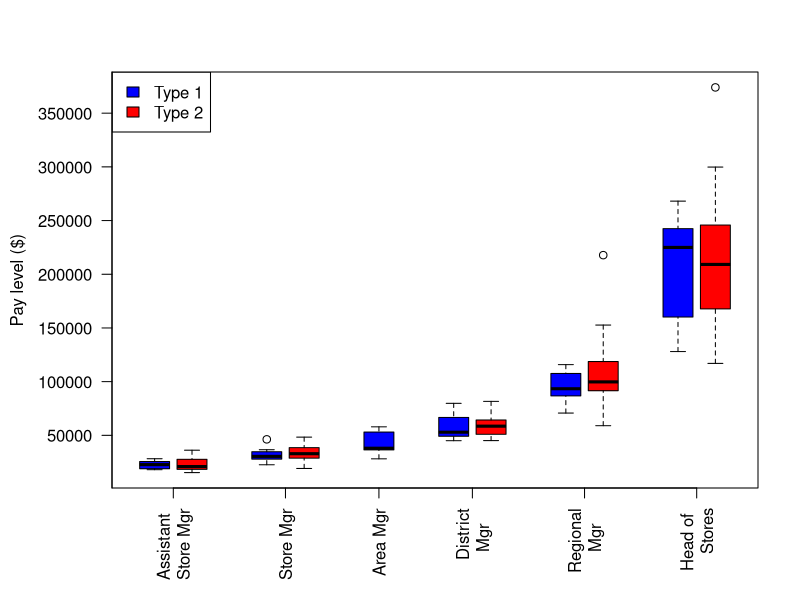
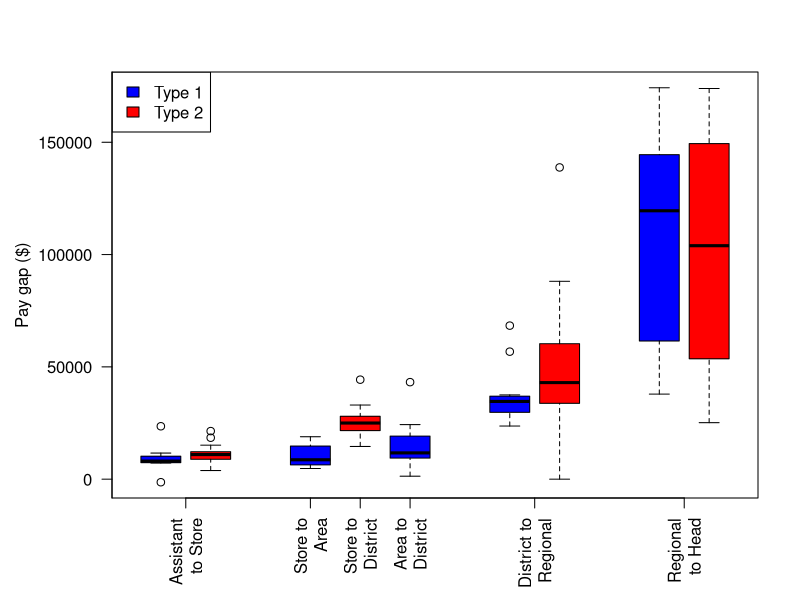
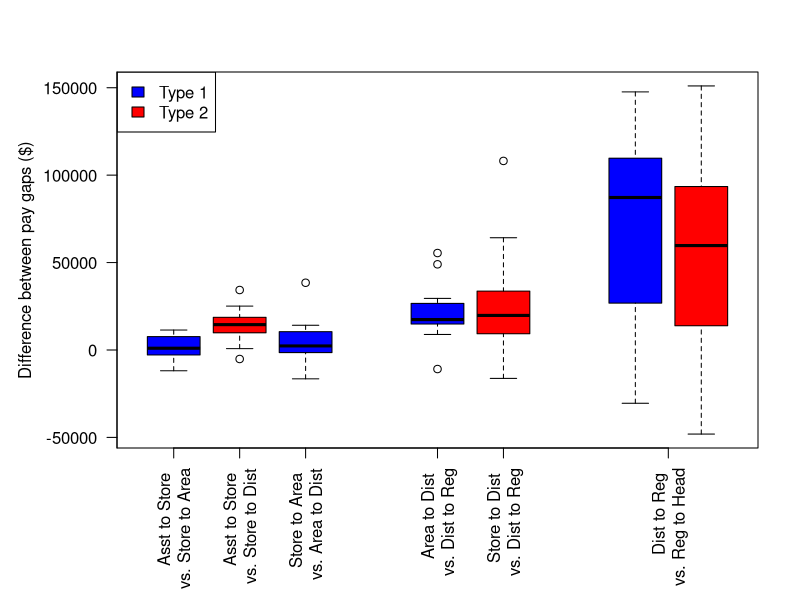

Write R code to recreate these figures, in order.
setwd("~/Desktop/18-19 Thesis/R Calculations/1998 Ladders")
rm(list=ls())

noZone <- read.csv("noZone.csv")
noZoneNoArea <- read.csv("noZoneNoArea.csv")

type <- c("Type 1", "Type 2")

#----------------------------------#
# LEVEL
#----------------------------------#

# Asst Store is reported by hourly wage -> multiply 2080
noZone$AsstStoreMgr <- noZone$AsstStoreMgr*2080
noZoneNoArea$AsstStoreMgr <- noZoneNoArea$AsstStoreMgr*2080

# Plot
#mypath <- file.path("~/Desktop/18-19 Thesis/R Calculations/1998 Ladders/Plots/Combined/Level.jpeg")
#jpeg(file=mypath, width = 600, height = 600, units = "px", quality = 100)

dev.new(width = 3, height = 2)

op <- par(mar = c(5.5,5.5,3.5,2) + 0.1)

# draw the plot but without annotation
boxplot(noZone$AsstStoreMgr, noZoneNoArea$AsstStoreMgr, 
        noZone$StoreMgr, noZoneNoArea$StoreMgr, 
        noZone$AreaMgr,
        noZone$DistrictMgr, noZoneNoArea$DistrictMgr,
        noZone$RegionalMgr, noZoneNoArea$RegionalMgr,
        noZone$TopStoreOps, noZoneNoArea$TopStoreOps,
        at = c(1,2, 4,5, 7, 9,10, 12,13, 15,16),
        col = c("blue", "red", "blue", "red", "blue",
                "blue", "red", "blue", "red", "blue", "red"), 
        main = "Pay Level (1998)", axes = FALSE, ann = FALSE)

# add axes and legend
legend("topleft", type, fill = c("blue", "red"))
axis(1, at = c(1.5, 4.5, 7, 9.5, 12.5, 15.5), 
     labels = c("Assistant \n Store Mgr",
                "Store Mgr", 
                "Area Mgr", 
                "District\n Mgr   ", 
                "Regional\n Mgr   ",
                "Head of \n Stores"), las = 2, cex.axis = 1)
axis(2, at = seq(0, 500000, by = 50000), las = 2, cex.axis = 1)

title(ylab = "Pay level ($)", line = 4.25, cex.lab = 1)
box()

par(op)

#dev.off()

#----------------------------------#
# FIRST DIFFERENCE
#----------------------------------#

# Create dataframe
# No Zone
gap1NZ <- c("Code", "Stores", "Volume", "Employees", "AsstToStore", 
            "StoreToArea", "AreaToDist", "DistToReg", "RegToTop")
firstDiffNZ <- data.frame(matrix(nrow = nrow(noZone), ncol = ncol(noZone) - 1))
colnames(firstDiffNZ) <- gap1NZ

firstDiffNZ$Code <- noZone$code
firstDiffNZ$Stores <- noZone$stores
firstDiffNZ$Volume <- noZone$volume
firstDiffNZ$Employees <- noZone$employees

firstDiffNZ$AsstToStore <- noZone$StoreMgr - noZone$AsstStoreMgr
firstDiffNZ$StoreToArea <- noZone$AreaMgr - noZone$StoreMgr
firstDiffNZ$AreaToDist <- noZone$DistrictMgr - noZone$AreaMgr
firstDiffNZ$DistToReg <- noZone$RegionalMgr - noZone$DistrictMgr
firstDiffNZ$RegToTop <- noZone$TopStoreOps - noZone$RegionalMgr

# No Zone No Area
gap1NZNA <- c("Code", "Stores", "Volume", "Employees", "AsstToStore", 
              "StoreToDist", "DistToReg", "RegToTop")
firstDiffNZNA <- data.frame(matrix(nrow = nrow(noZoneNoArea), ncol = ncol(noZoneNoArea) - 1))
colnames(firstDiffNZNA) <- gap1NZNA

firstDiffNZNA$Code <- noZoneNoArea$code
firstDiffNZNA$Stores <- noZoneNoArea$stores
firstDiffNZNA$Volume <- noZoneNoArea$volume
firstDiffNZNA$Employees <- noZoneNoArea$employees

firstDiffNZNA$AsstToStore <- noZoneNoArea$StoreMgr - noZoneNoArea$AsstStoreMgr
firstDiffNZNA$StoreToDist <- noZoneNoArea$DistrictMgr - noZoneNoArea$StoreMgr
firstDiffNZNA$DistToReg <- noZoneNoArea$RegionalMgr - noZoneNoArea$DistrictMgr
firstDiffNZNA$RegToTop <- noZoneNoArea$TopStoreOps - noZoneNoArea$RegionalMgr

# Plot
#mypath <- file.path("~/Desktop/18-19 Thesis/R Calculations/1998 Ladders/Plots/Combined/First Difference.jpeg")
#jpeg(file=mypath, width = 600, height = 600, units = "px", quality = 100)

dev.new(width = 3, height = 2)

op <- par(mar = c(5,5.5,3.5,2) + 0.1)

# draw the plot but without annotation
boxplot(firstDiffNZ$AsstToStore, firstDiffNZNA$AsstToStore,
        firstDiffNZ$StoreToArea, 
        firstDiffNZNA$StoreToDist, firstDiffNZ$AreaToDist,
        firstDiffNZ$DistToReg, firstDiffNZNA$DistToReg,
        firstDiffNZ$RegToTop, firstDiffNZNA$RegToTop,
        at = c(1,2, 4,5,6, 8,9, 11,12),
        col = c("blue", "red", "blue", "red", "blue", 
                "blue", "red", "blue", "red"), 
        main = "First Difference (1998)", axes = FALSE, ann = FALSE)

# add axes and legend
legend("topleft", type, fill = c("blue", "red"))
axis(1, at = c(1.5, 4,5,6, 8.5, 11.5), 
     labels = c("Assistant\n to Store",
                "Store to\n Area", 
                "Store to\n District", "Area to\n District",
                "District to\n Regional",
                "Regional\n to Head"), las = 2, cex.axis = 1)
axis(2, at = seq(-100000, 400000, by = 50000), las = 2, cex.axis = 1)

title(ylab = "Pay gap ($)", line = 4, cex.lab = 1)
box()

par(op)

#dev.off()

#----------------------------------#
# SECOND DIFFERENCE
#----------------------------------#

# Create dataframe
# No Zone
gap2NZ <- c("Code", "Stores", "Volume", "Employees", "AsstToStoreVSStoreToArea",
            "StoreToAreaVSAreaToDist", "AreaToDistVSDistToReg", "DistToRegVSRegToTop")
secondDiffNZ <- data.frame(matrix(nrow = nrow(noZone), ncol = ncol(noZone) - 2))
colnames(secondDiffNZ) <- gap2NZ

secondDiffNZ$Code <- noZone$code
secondDiffNZ$Stores <- noZone$stores
secondDiffNZ$Volume <- noZone$volume
secondDiffNZ$Employees <- noZone$employees

secondDiffNZ$AsstToStoreVSStoreToArea <- firstDiffNZ$StoreToArea - firstDiffNZ$AsstToStore
secondDiffNZ$StoreToAreaVSAreaToDist <- firstDiffNZ$AreaToDist - firstDiffNZ$StoreToArea
secondDiffNZ$AreaToDistVSDistToReg <- firstDiffNZ$DistToReg - firstDiffNZ$AreaToDist
secondDiffNZ$DistToRegVSRegToTop <- firstDiffNZ$RegToTop - firstDiffNZ$DistToReg

# No Zone No Area
gap2NZNA <- c("Code", "Stores", "Volume", "Employees", 
              "AsstToStoreVSStoreToDist", "StoreToDistVSDistToReg", "DistToRegVSRegToTop")
secondDiffNZNA <- data.frame(matrix(nrow = nrow(noZoneNoArea), ncol = ncol(noZoneNoArea) - 2))
colnames(secondDiffNZNA) <- gap2NZNA

secondDiffNZNA$Code <- noZoneNoArea$code
secondDiffNZNA$Stores <- noZoneNoArea$stores
secondDiffNZNA$Volume <- noZoneNoArea$volume
secondDiffNZNA$Employees <- noZoneNoArea$employees

secondDiffNZNA$AsstToStoreVSStoreToDist <- firstDiffNZNA$StoreToDist - firstDiffNZNA$AsstToStore
secondDiffNZNA$StoreToDistVSDistToReg <- firstDiffNZNA$DistToReg - firstDiffNZNA$StoreToDist
secondDiffNZNA$DistToRegVSRegToTop <- firstDiffNZNA$RegToTop - firstDiffNZNA$DistToReg

# Plot
#mypath <- file.path("~/Desktop/18-19 Thesis/R Calculations/1998 Ladders/Plots/Combined/Second Difference.jpeg")
#jpeg(file=mypath, width = 600, height = 600, units = "px", quality = 100)

dev.new(width = 3, height = 2)

op <- par(mar = c(7.5,5.75,3.5,2) + 0.1)

# draw the plot but without annotation
boxplot(secondDiffNZ$AsstToStoreVSStoreToArea, 
        secondDiffNZNA$AsstToStoreVSStoreToDist, 
        secondDiffNZ$StoreToAreaVSAreaToDist,
        
        secondDiffNZ$AreaToDistVSDistToReg,
        secondDiffNZNA$StoreToDistVSDistToReg, 
        
        secondDiffNZ$DistToRegVSRegToTop, 
        secondDiffNZNA$DistToRegVSRegToTop,
        
        at = c(1,2,3, 5,6, 8,9),
        col = c("blue", "red", "blue", "blue", "red",
                "blue", "red"), 
        main = "Second Difference (1998)", axes = FALSE, ann = FALSE)

# add axes and legend
legend("topleft", type, fill = c("blue", "red"))
axis(1, at = c(1,2,3, 5,6, 8.5), 
     labels = c("Asst to Store \n vs. Store to Area",
                "Asst to Store \n vs. Store to Dist",
                "Store to Area \n vs. Area to Dist",
                
                "Area to Dist \n vs. Dist to Reg",
                "Store to Dist \n vs. Dist to Reg",
                
                "Dist to Reg \n vs. Reg to Head"), las = 2, cex.axis = 1)
axis(2, at = seq(-400000, 400000, by = 50000), las = 2, cex.axis = 1)

title(ylab = "Difference between pay gaps ($)", line = 4.1, cex.lab = 1)
box()

par(op)

#dev.off()

#----------------------------------#
# T-TEST
#----------------------------------#

# No Zone
t.test(secondDiffNZ$AsstToStoreVSStoreToArea, alternative = "greater")
t.test(secondDiffNZ$StoreToAreaVSAreaToDist, alternative = "greater")
t.test(secondDiffNZ$AreaToDistVSDistToReg, alternative = "greater")
t.test(secondDiffNZ$DistToRegVSRegToTop, alternative = "greater")

# No Zone No Area
t.test(secondDiffNZNA$AsstToStoreVSStoreToDist, alternative = "greater")
t.test(secondDiffNZNA$StoreToDistVSDistToReg, alternative = "greater")
t.test(secondDiffNZNA$DistToRegVSRegToTop, alternative = "greater")

#----------------------------------#
# CORRELATION
#----------------------------------#

# No Zone
cor.test(secondDiffNZ$AsstToStoreVSStoreToArea, secondDiffNZ$Volume)
cor.test(secondDiffNZ$StoreToAreaVSAreaToDist, secondDiffNZ$Volume)
cor.test(secondDiffNZ$AreaToDistVSDistToReg, secondDiffNZ$Volume)
cor.test(secondDiffNZ$DistToRegVSRegToTop, secondDiffNZ$Volume)

# No Zone No Area
cor.test(secondDiffNZNA$AsstToStoreVSStoreToDist, secondDiffNZNA$Volume)
cor.test(secondDiffNZNA$StoreToDistVSDistToReg, secondDiffNZNA$Volume)
cor.test(secondDiffNZNA$DistToRegVSRegToTop, secondDiffNZNA$Volume)

#----------------------------------#
# REGRESSION
#----------------------------------#

# No Zone
summary(lm(secondDiffNZ$Volume ~ secondDiffNZ$AsstToStoreVSStoreToArea))
summary(lm(secondDiffNZ$Volume ~ secondDiffNZ$StoreToAreaVSAreaToDist))
summary(lm(secondDiffNZ$Volume ~ secondDiffNZ$AreaToDistVSDistToReg))
summary(lm(secondDiffNZ$Volume ~ secondDiffNZ$DistToRegVSRegToTop))

# Control for store
summary(lm(secondDiffNZ$Volume ~ secondDiffNZ$AsstToStoreVSStoreToArea
           + secondDiffNZ$Stores))
summary(lm(secondDiffNZ$Volume ~ secondDiffNZ$StoreToAreaVSAreaToDist
           + secondDiffNZ$Stores))
summary(lm(secondDiffNZ$Volume ~ secondDiffNZ$AreaToDistVSDistToReg
           + secondDiffNZ$Stores))
summary(lm(secondDiffNZ$Volume ~ secondDiffNZ$DistToRegVSRegToTop
           + secondDiffNZ$Stores))

# Control for store and employees
summary(lm(secondDiffNZ$Volume ~ secondDiffNZ$AsstToStoreVSStoreToArea
           + secondDiffNZ$Stores + secondDiffNZ$Employees))
summary(lm(secondDiffNZ$Volume ~ secondDiffNZ$StoreToAreaVSAreaToDist
           + secondDiffNZ$Stores + secondDiffNZ$Employees))
summary(lm(secondDiffNZ$Volume ~ secondDiffNZ$AreaToDistVSDistToReg
           + secondDiffNZ$Stores + secondDiffNZ$Employees))
summary(lm(secondDiffNZ$Volume ~ secondDiffNZ$DistToRegVSRegToTop
           + secondDiffNZ$Stores + secondDiffNZ$Employees))


# No Zone No Area
summary(lm(secondDiffNZNA$Volume ~ secondDiffNZNA$AsstToStoreVSStoreToDist))
summary(lm(secondDiffNZNA$Volume ~ secondDiffNZNA$StoreToDistVSDistToReg))
summary(lm(secondDiffNZNA$Volume ~ secondDiffNZNA$DistToRegVSRegToTop))

# Control for stores
summary(lm(secondDiffNZNA$Volume ~ secondDiffNZNA$AsstToStoreVSStoreToDist
           + secondDiffNZNA$Stores))
summary(lm(secondDiffNZNA$Volume ~ secondDiffNZNA$StoreToDistVSDistToReg
           + secondDiffNZNA$Stores))
summary(lm(secondDiffNZNA$Volume ~ secondDiffNZNA$DistToRegVSRegToTop
           + secondDiffNZNA$Stores))

# Control for store and employees
summary(lm(secondDiffNZNA$Volume ~ secondDiffNZNA$AsstToStoreVSStoreToDist
           + secondDiffNZNA$Stores + secondDiffNZNA$Employees))
summary(lm(secondDiffNZNA$Volume ~ secondDiffNZNA$StoreToDistVSDistToReg
           + secondDiffNZNA$Stores + secondDiffNZNA$Employees))
summary(lm(secondDiffNZNA$Volume ~ secondDiffNZNA$DistToRegVSRegToTop
           + secondDiffNZNA$Stores + secondDiffNZNA$Employees))

#----------------------------------#
# REGRESSION ON AVERAGE
#----------------------------------#

# No Zone
avgNZ <- rowMeans(secondDiffNZ[,5:8])
secondDiffNZ <- cbind(secondDiffNZ, avgNZ)
summary(lm(secondDiffNZ$Volume ~ secondDiffNZ$avgNZ))
summary(lm(secondDiffNZ$Volume ~ secondDiffNZ$avgNZ + secondDiffNZ$Stores))
summary(lm(secondDiffNZ$Volume ~ secondDiffNZ$avgNZ 
           + secondDiffNZ$Stores + secondDiffNZ$Employees))


# No Zone No Area
avgNZNA <- rowMeans(secondDiffNZNA[,5:7])
secondDiffNZNA <- cbind(secondDiffNZNA, avgNZNA)
summary(lm(secondDiffNZNA$Volume ~ secondDiffNZNA$avgNZNA 
           + secondDiffNZNA$Stores))
summary(lm(secondDiffNZNA$Volume ~ secondDiffNZNA$avgNZNA 
           + secondDiffNZNA$Stores + secondDiffNZNA$Employees))


#----------------------------------#
# WRITE TO FILE
#----------------------------------#

write.csv(firstDiffNZ, file = "firstDiffNZ.csv")
write.csv(firstDiffNZNA, file = "firstDiffNZNA.csv")
write.csv(secondDiffNZ, file = "secondDiffNZ.csv")
write.csv(secondDiffNZNA, file = "secondDiffNZNA.csv")

